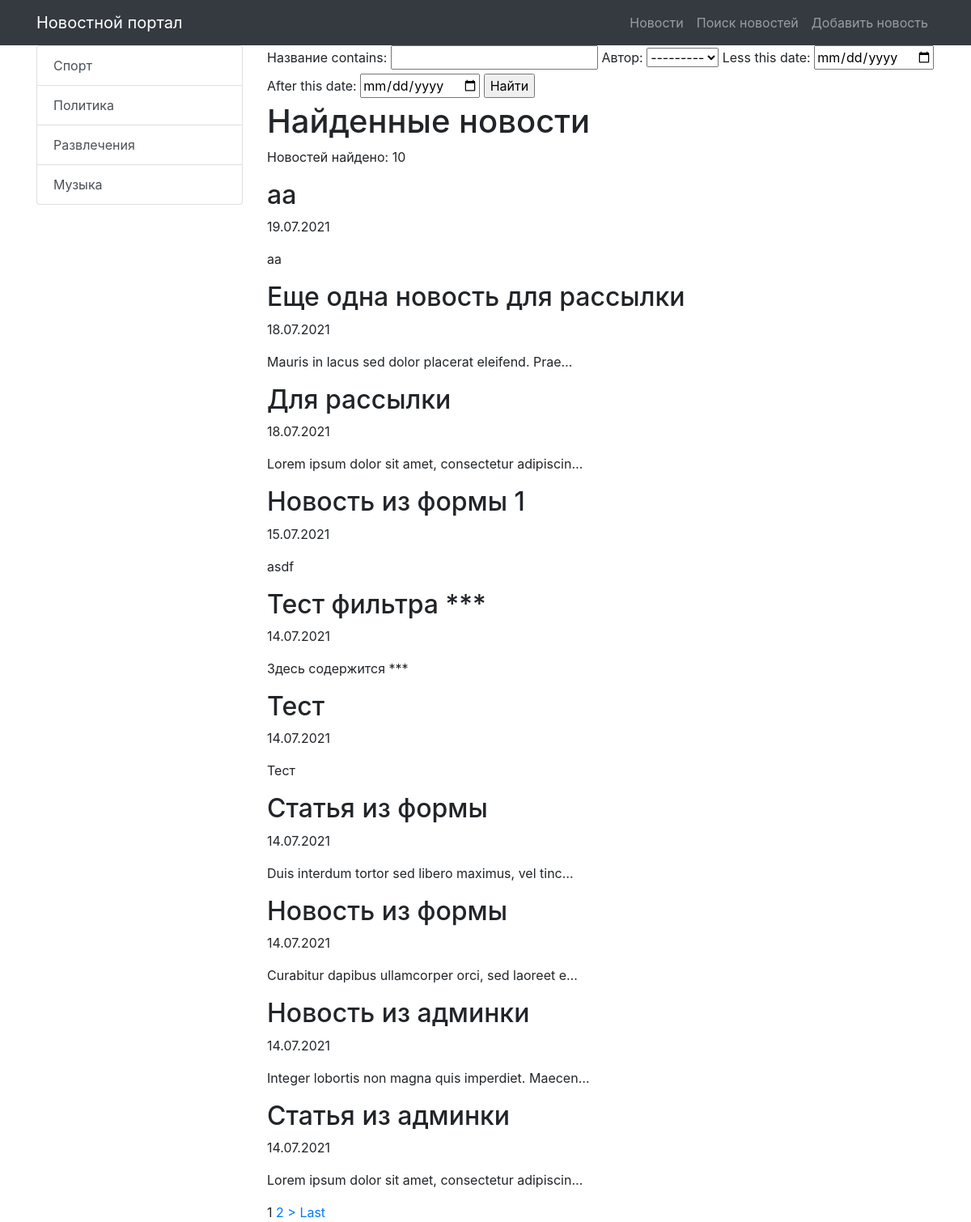
Page /news/search/ on the earlier database version.
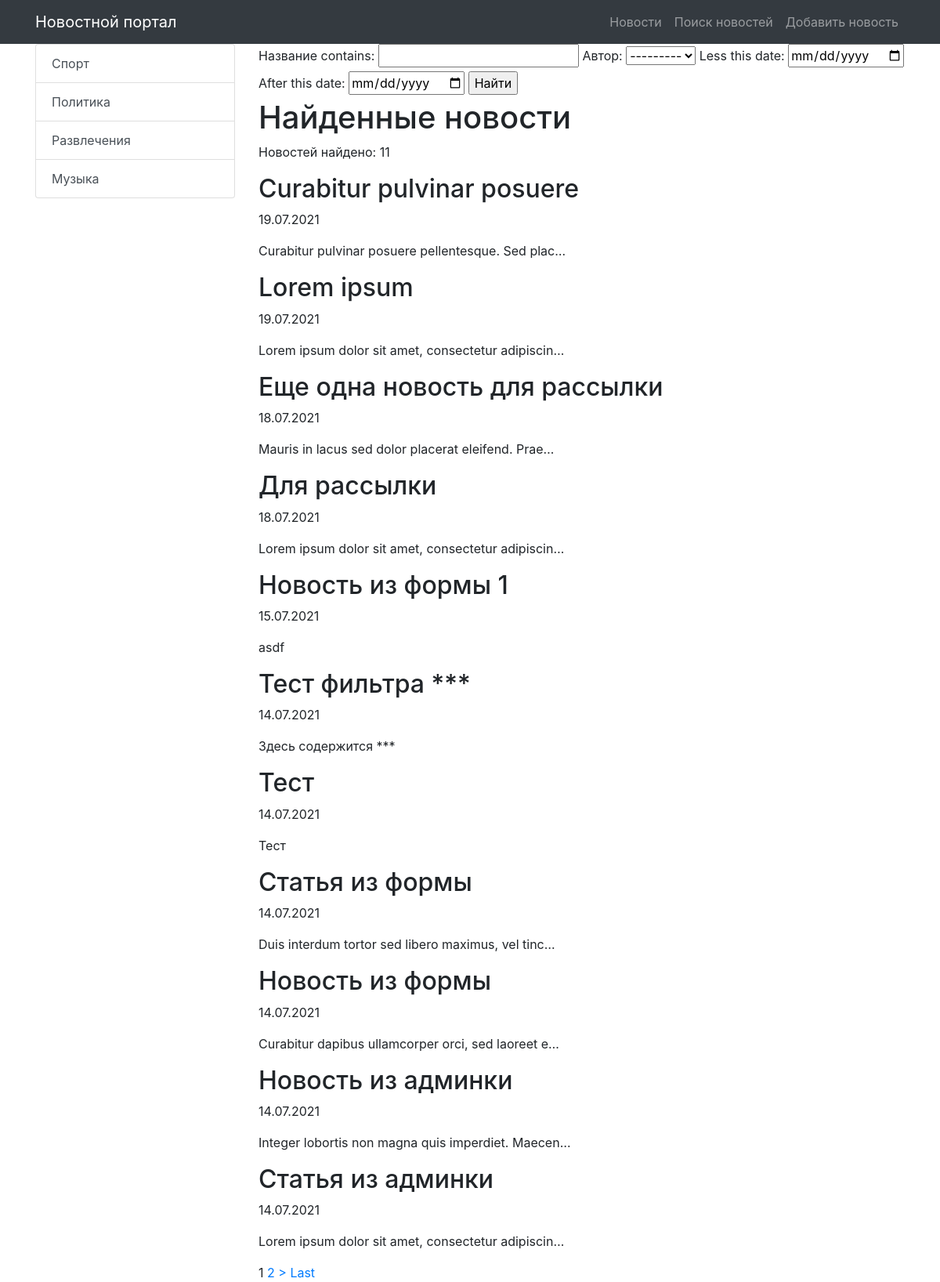
Same page on the later database version.
### news/models.py (models this page shows, shortened)
class Category(models.Model):
    title = models.CharField(max_length=255, unique=True)
    subscribers = models.ManyToManyField(User)
    def get_absolute_url(self):
        return reverse('news_category', kwargs={'category_id': self.pk})

class Post(models.Model):
    TYPE = [
        ('Article', 'Статья'),
        ('News', 'Новость'),
    ]
    author = models.ForeignKey(Author, on_delete=models.CASCADE, verbose_name='Автор')
    category = models.ManyToManyField(Category, through='PostCategory')
    type = models.CharField(max_length=20, choices=TYPE, verbose_name='Тип', default='Article')
    creation_datetime = models.DateTimeField(auto_now_add=True, verbose_name='Дата публикации')
    title = models.CharField(max_length=255, verbose_name='Название')
    text = models.TextField(verbose_name='Содержание')
    rating = models.IntegerField(default=0)
    class Meta:
        verbose_name = 'Пост'
        verbose_name_plural = 'Посты'
        ordering = ['-creation_datetime', 'title']

### news/views.py (the view)
# urls.py: path('search/', NewsSearch.as_view(), name='news_search'),
class NewsSearch(ListView):
    model = Post
    template_name = 'news/news_search.html'
    context_object_name = 'news'
    queryset = Post.objects.order_by('-creation_datetime')
    paginate_by = 5
    def get_context_data(self, **kwargs):
        context = super().get_context_data(**kwargs)
        context['posts_amount'] = len(Post.objects.all())
        context['filter'] = PostFilter(self.request.GET, queryset=self.get_queryset())
        context['categories'] = Category.objects.all()
        return context

### news/models.py (called while the page is built)
    def __str__(self):
        return f"{self.user}"

### news/templatetags/custom_filters.py (called while the page is built)
@register.filter(name='censor')
def censor(text, swearing):
    if swearing in text:
        return text.replace(swearing, '***')
    return text

### templates/news/news_search.html (shortened to what this page needs)
{% extends 'default.html' %}
{% load custom_filters %}
{% block content %}
    <form method="GET">
    {{ filter.form }}
    <input type="submit" value="Найти">
    </form>
    <h1>Найденные новости</h1>
    {% if news %}
    <p> Новостей найдено: {{ filter.qs | length }}</p>
        {% for news_one in filter.qs %}
            <h2>{{ news_one.title | censor:'очень_плохое_слово'}}</h2>
            <p>{{ news_one.creation_datetime | date:'d.m.Y'}}</p>
            <p>{{ news_one.text | censor:'очень_плохое_слово' | truncatechars:50}}</p>
        {% endfor %}
    {% else %}
        <h2>Новости не найдены</h2>
    {% endif %}
    {% if is_paginated %}
    {% for num in page_obj.paginator.page_range %}
        {% if page_obj.number == num %}
            <a>{{ num }}</a>
        {% elif num > page_obj.number|add:'-2' and num < page_obj.number|add:'2' %}
            <a href="?page={{ num }}">{{ num }}</a>
        {% endif %}
    {% endfor %}
    {% if page_obj.has_next %}
        <a href="?page={{ page_obj.next_page_number }}">></a>
        <a href="?page={{ page_obj.paginator.num_pages }}">Last</a>
    {% endif %}
    {% endif %}
{% endblock content %}

### templates/default.html (shortened to what this page needs)
{% load static %}
<!DOCTYPE html>
<html lang="en">
<head>
    <link href="{% static 'vendor/bootstrap/css/bootstrap.min.css' %}" rel="stylesheet">
</head>
<body>
<nav class="navbar navbar-expand-lg navbar-dark bg-dark static-top">
    <div class="container">
        <a class="navbar-brand" href="/news/">Новостной портал</a>
        <div class="collapse navbar-collapse" id="navbarResponsive">
            <ul class="navbar-nav ml-auto">
                <li class="nav-item">
                    <a class="nav-link" href="/news/">Новости</a>
                </li>
                <li class="nav-item">
                    <a class="nav-link" href="{% url 'news_search' %}">Поиск новостей</a>
                </li>
                <li class="nav-item">
                    <a class="nav-link" href="{% url 'news_add' %}">Добавить новость</a>
                </li>
            </ul>
        </div>
    </div>
</nav>
<div class="container">
    <div class="row">
        <div class="col-md-3">
            <div class="list-group">
                {% for item in categories %}
                <a href="{{ item.get_absolute_url }}" class="list-group-item list-group-item-action">
                    {{ item.title }}
                </a>
                {% endfor %}
            </div>
        </div>
        <div class="col-md-9">
            {% block content %}
            {% endblock content %}
        </div>
    </div>
</div>
</body>
</html>

Differences in the rows shown:
removed Post: title|censor "aa", creation_datetime "19.07.2021", text|censor "aa"
added Post: title|censor "Curabitur pulvinar posuere", creation_datetime "19.07.2021", text|censor "Curabitur pulvinar posuere pellentesque. Sed plac…"
added Post: title|censor "Lorem ipsum", creation_datetime "19.07.2021", text|censor "Lorem ipsum dolor sit amet, consectetur adipiscin…"
Other differences:
{{ filter.qs | length }}: "10" → "11"
